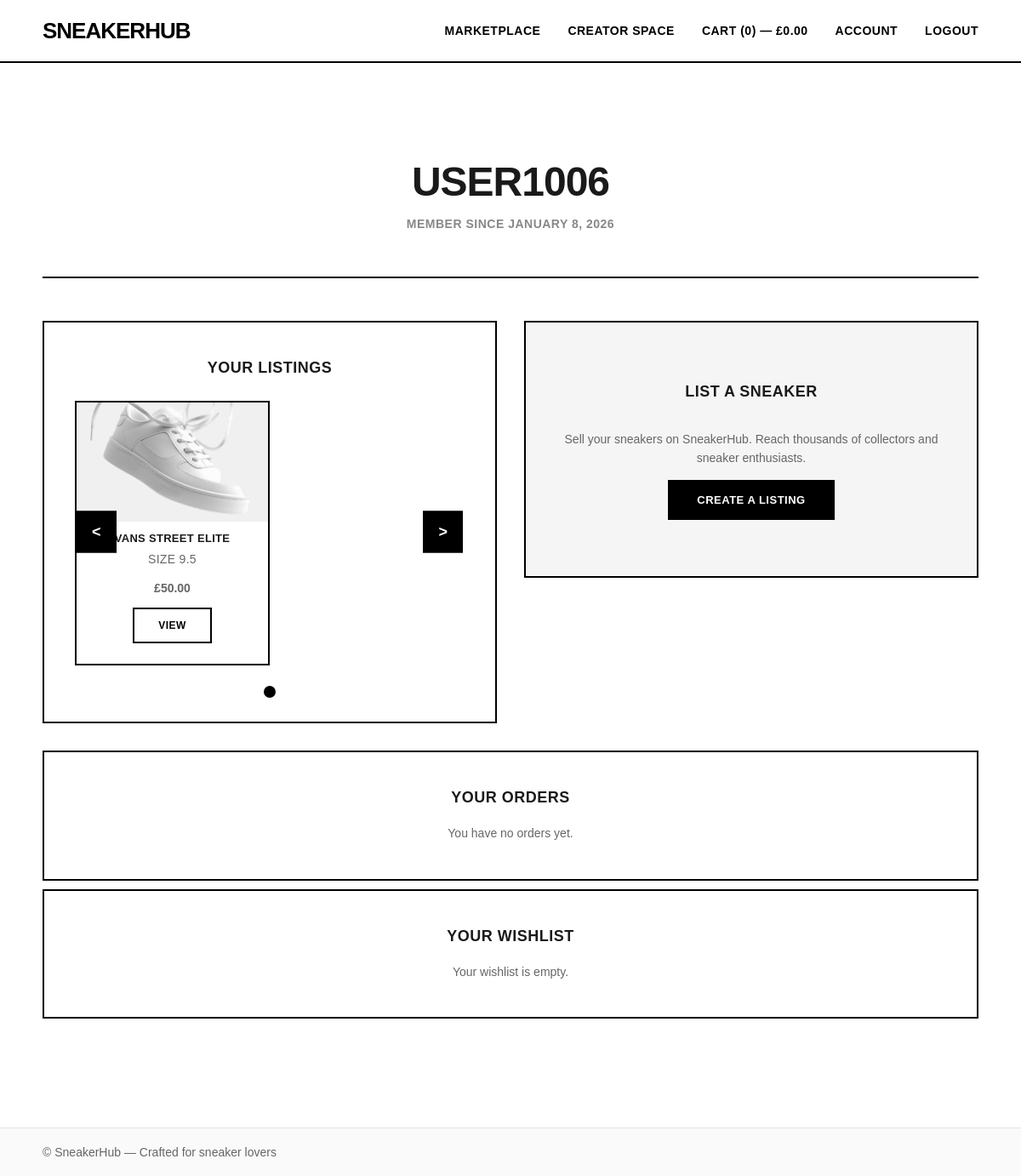
The page /account/1/ (signed in) on the database its author committed.
### marketplace/models.py (models this page shows, shortened)
class Sneaker(models.Model):
    name = models.CharField(max_length=255)
    brand = models.CharField(max_length=255)
    size = models.DecimalField(max_digits=4, decimal_places=1)
    price = models.DecimalField(max_digits=10, decimal_places=2)
    description = models.TextField(blank=True, null=True)
    image = models.ImageField(upload_to='media/', blank=True, null=True)
    owner = models.ForeignKey(
        settings.AUTH_USER_MODEL,
        on_delete=models.CASCADE,
        related_name='sneakers'
    )
    created_at = models.DateTimeField(auto_now_add=True)
    updated_at = models.DateTimeField(auto_now=True)
    is_sold = models.BooleanField(default=False)

### account/views.py (the view)
# urls.py: path('account/<int:user_id>/', accountPageView, name='account'),
def accountPageView(request, user_id):
    user = request.user
    sneaker = Sneaker.objects.all()
    available_sneakers = user.sneakers.filter(owner=user, is_sold=False)
    wishlist_items = WishlistItem.objects.filter(user=user)
    wishlist_sneakers = [item.sneaker_id for item in wishlist_items]
    for sneakers in sneaker:
        if sneakers.id in wishlist_sneakers:
            wishlist_sneakers[wishlist_sneakers.index(sneakers.id)] = sneakers
    return render(request, 'profile.html', {
        'user_id': user_id,
        'available_sneakers': available_sneakers,
        'wishlist_sneakers': wishlist_sneakers,
        })

### cart/context_processors.py (called while the page is built, shortened)
def cart_totals(request):
    cart = request.session.get('cart', {})
    count = 0
    total = 0.0
    return {'cart': {'count': count, 'total': total}}

### templates/profile.html (shortened to what this page needs)
{% extends 'base.html' %}
{% load static %}
{% block content %}
<section class="profile-section">
    <div class="profile-header">
        <h1>{{ user.username|title }}</h1>
        <p class="profile-subtitle">Member since {{ user.date_joined|date:"F j, Y" }}</p>
    </div>
</section>
<section class="profile-container">
    <div class="profile-grid">
        <div class="profile-card">
            <h2>Your Listings</h2>
            {% if available_sneakers %}
                <div class="listings-carousel-container">
                    <div class="listings-carousel">
                        {% for sneaker in available_sneakers %}
                            <div class="carousel-item">
                                <div class="profile-listing-item">
                                    {% if sneaker.image %}
                                        <img src="{{ sneaker.image.url }}" alt="{{ sneaker.name }}" class="listing-thumb">
                                    {% else %}
                                        <div class="listing-thumb-placeholder">No Image</div>
                                    {% endif %}
                                    <h3>{{ sneaker.brand }} {{ sneaker.name }}</h3>
                                    <p class="listing-size">Size {{ sneaker.size|floatformat }}</p>
                                    <p class="listing-price">£{{ sneaker.price }}</p>
                                    <div class="listing-actions">
                                        <a href="{% url 'sneaker_detail' sneaker.id %}" class="btn-secondary">View</a>
                                    </div>
                                </div>
                            </div>
                        {% endfor %}
                    </div>
                    <button class="carousel-btn carousel-prev" onclick="carouselPrev()">&lt;</button>
                    <button class="carousel-btn carousel-next" onclick="carouselNext()">&gt;</button>
                </div>
                <div class="carousel-indicators">
                </div>
            {% else %}
                <p class="no-data">You have no sneakers listed yet.</p>
            {% endif %}
        </div>
        <div class="profile-card profile-card-action">
            <h2>List a Sneaker</h2>
            <p>Sell your sneakers on SneakerHub. Reach thousands of collectors and sneaker enthusiasts.</p>
            <a href="{% url 'create_listing' %}" class="btn-primary btn-large">Create a Listing</a>
        </div>
    </div>
    <div>
        <div class="profile-card">
            <h2>Your Orders</h2>
            {% if user.orders %}
                <div class="profile-orders-list">
                    {% for order in user.orders %}
                        <div class="order-item">
                            <div class="order-header">
                                <span class="order-id">Order #{{ order.id }}</span>
                                <span class="order-price">£{{ order.total }}</span>
                            </div>
                            <p class="order-date">{{ order.date|date:"F j, Y" }}</p>
                        </div>
                    {% endfor %}
                </div>
            {% else %}
                <p class="no-data">You have no orders yet.</p>
            {% endif %}
        </div>
    </div>
    <div class="profile-card">
        <h2>Your Wishlist</h2>
        {% if wishlist_sneakers %}
        <div class="profile-wishlist-grid">
            {% for sneaker in wishlist_sneakers %}
                <a href="{% url 'sneaker_detail' sneaker.id %}">
                    <div class="wishlist-item">
                    {% if sneaker.image %}
                        <img src="{{ sneaker.image.url }}" alt="{{ sneaker.name }}" class="wishlist-thumb">
                    {% else %}
                        <div class="wishlist-thumb-placeholder">No Image</div>
                    {% endif %}
                        <h4>{{ sneaker.brand }} {{ sneaker.name }}</h4>
                        <p class="wishlist-price">£{{ sneaker.price }}</p>
                    </div>
                </a>
            {% endfor %}
            </div>
        {% else %}
            <p class="no-data">Your wishlist is empty.</p>
        {% endif %}
    </div>
</section>
{% endblock %}

### static/css/styles.css (style rules this page uses)
body { margin: 0; font-family: Arial, sans-serif; background: white; color: #1a1a1a; }
.btn-primary { display: inline-block; background: #000; color: #fff; padding: 14px 32px; border-radius: 0; text-decoration: none; font-weight: 900; border: 2px solid #000; cursor: pointer; text-transform: uppercase; letter-spacing: 0.5px; font-size: 13px; transition: all 0.3s ease; margin-bottom: 10px; }
.btn-secondary { display: inline-block; background: #fff; color: #000; padding: 12px 28px; border-radius: 0; text-decoration: none; font-weight: 900; border: 2px solid #000; cursor: pointer; margin-bottom: 20px; text-transform: uppercase; letter-spacing: 0.5px; font-size: 13px; transition: all 0.3s ease; }
.profile-section { text-align: center; padding: 40px 0; border-bottom: 2px solid #000; margin-bottom: 40px; }
.profile-header h1 { font-size: 48px; font-weight: 900; margin-bottom: 8px; text-transform: uppercase; letter-spacing: -1px; }
.profile-subtitle { color: #888; font-size: 14px; text-transform: uppercase; letter-spacing: 0.5px; font-weight: 600; }
.profile-container { margin-bottom: 48px; }
.profile-grid { display: grid; grid-template-columns: 1fr; gap: 32px; margin-bottom: 32px; }
@media (min-width: 768px) { .profile-grid { grid-template-columns: repeat(2, 1fr); } }
.profile-card { border: 2px solid #000; border-radius: 0; padding: 28px; background: #fff; transition: all 0.3s ease; margin-top: 10px; }
.profile-card h2 { text-align: center; font-size: 18px; font-weight: 900; margin-bottom: 20px; text-transform: uppercase; letter-spacing: 0.5px; }
.profile-card p { color: #666; line-height: 1.6; font-size: 14px; }
.profile-card-action { display: flex; max-height: 50%; flex-direction: column; justify-content: center; align-items: center; text-align: center; background: #f5f5f5; }
.profile-listing-item { border: 2px solid #000; border-radius: 0; padding: 0; text-align: center; transition: all 0.3s ease; background: #fff; overflow: hidden; }
.listing-thumb, .listing-thumb-placeholder { width: 100%; height: 140px; object-fit: cover; border-radius: 0; margin-bottom: 0; background: #f0f0f0; display: flex; align-items: center; justify-content: center; color: #999; }
.profile-listing-item h3 { font-size: 13px; font-weight: 700; margin: 12px 12px 4px 12px; text-transform: uppercase; letter-spacing: 0.3px; line-height: 1.3; }
.listing-size { font-size: 11px; color: #888; text-transform: uppercase; letter-spacing: 0.3px; margin: 4px 12px; }
.listing-price { font-weight: 900; margin: 12px 12px; font-size: 14px; }
.listing-actions { margin-top: 8px; }
.listing-actions a { display: inline-block; font-size: 12px; }
.listings-carousel-container { position: relative; margin: 20px 0; overflow: hidden; }
.listings-carousel { display: flex; transition: transform 0.5s ease-in-out; }
.carousel-item { min-width: calc(50% - 8px); padding: 8px; flex-shrink: 0; }
.carousel-item .profile-listing-item { height: 100%; }
.carousel-btn { position: absolute; top: 50%; transform: translateY(-50%); background: #000; color: #fff; border: 2px solid #000; padding: 12px 16px; font-size: 18px; font-weight: 900; cursor: pointer; z-index: 10; transition: all 0.3s ease; border-radius: 0; }
.carousel-prev { left: 10px; }
.carousel-next { right: 10px; }
.carousel-indicators { display: flex; justify-content: center; gap: 8px; margin-top: 16px; }
.no-data { text-align: center; }

### rows shown on the page
Sneaker: image (picture), brand "VANS", name "STREET ELITE", size "9.5", price "50.00"

### other values the page prints
{{ cart.count|default:0 }} "0"
{{ cart.total|default:0|floatformat:2 }} "0.00"
{{ user.username|title }} "USER1006"
{{ user.date_joined|date:"F j, Y" }} "JANUARY 8, 2026"
